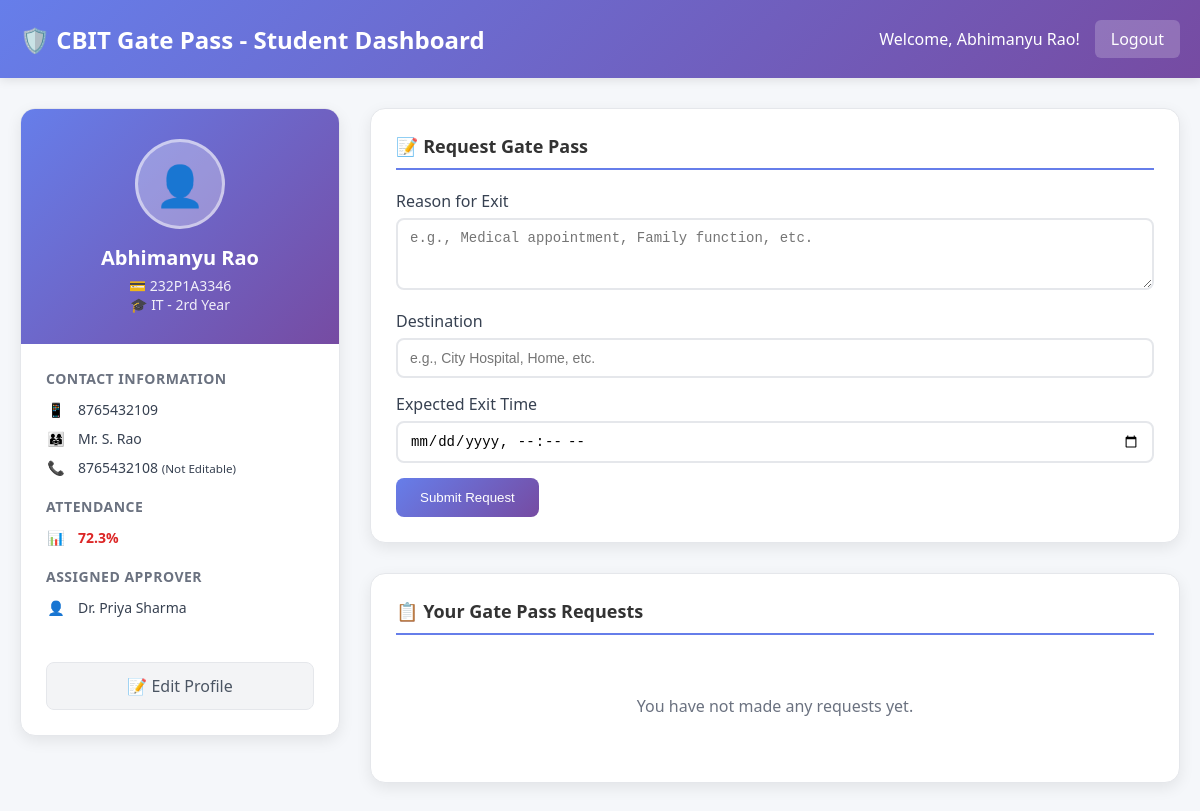
The page /student/dashboard (signed in) on the database its author committed.
### tables this page shows
CREATE TABLE users (
            id INTEGER PRIMARY KEY AUTOINCREMENT,
            email TEXT UNIQUE NOT NULL,
            password TEXT NOT NULL,
            role TEXT NOT NULL,
            name TEXT,
            roll_number TEXT,
            branch TEXT,
            year INTEGER,
            student_phone TEXT,
            parent_name TEXT,
            parent_phone TEXT,
            profile_image TEXT,
            assigned_range_start TEXT,
            assigned_range_end TEXT,
            created_at TIMESTAMP DEFAULT CURRENT_TIMESTAMP
        );

CREATE TABLE attendance (
            id INTEGER PRIMARY KEY AUTOINCREMENT,
            roll_number TEXT UNIQUE NOT NULL,
            percentage REAL NOT NULL,
            last_updated TIMESTAMP DEFAULT CURRENT_TIMESTAMP,
            uploaded_by TEXT
        );

### gate_pass_system/app.py (the view)
@app.route('/student/dashboard')
@login_required
@role_required('student')
def student_dashboard():
    try:
        conn = sqlite3.connect('gate_pass.db')
        conn.row_factory = sqlite3.Row
        c = conn.cursor()
        c.execute('''SELECT id, reason, destination, exit_time, status,
                            approver_remarks, created_at
                     FROM gate_passes WHERE student_email = ?
                     ORDER BY created_at DESC''', (session['user_email'],))
        requests = c.fetchall()
        c.execute('SELECT * FROM users WHERE email = ?', (session['user_email'],))
        student_data = c.fetchone()
        if not student_data:
            flash("Could not find student profile.", "error")
            return redirect(url_for('logout'))
        student_roll = student_data['roll_number']
        c.execute('SELECT percentage FROM attendance WHERE roll_number = ?', (student_roll,))
        attendance_data = c.fetchone()
        c.execute('''SELECT name FROM users WHERE role = 'approver'
                     AND ? BETWEEN assigned_range_start AND assigned_range_end''', (student_roll,))
        approver_data = c.fetchone()
        profile_data = {
            'name': student_data['name'],
            'roll_number': student_data['roll_number'],
            'branch': student_data['branch'],
            'year': student_data['year'],
            'student_phone': student_data['student_phone'],
            'parent_name': student_data['parent_name'],
            'parent_phone': student_data['parent_phone'],
            'image_file': student_data['profile_image'],
            'attendance': attendance_data['percentage'] if attendance_data else 0,
            'approver': approver_data['name'] if approver_data else 'Not Assigned'
        }
        conn.close()
        return render_template('student_dashboard.html', requests=requests, profile=profile_data)
    except Exception as e:
        logger.error(f'Student dashboard error: {e}')
        flash("An error occurred while loading the dashboard.", "error")
        return render_template('student_dashboard.html', requests=[], profile=None)

### gate_pass_system/app.py (called while the page is built)
def login_required(f):
    @wraps(f)
    def decorated_function(*args, **kwargs):
        if 'user_id' not in session:
            return redirect(url_for('login'))
        return f(*args, **kwargs)
    return decorated_function

def role_required(role):
    def decorator(f):
        @wraps(f)
        def decorated_function(*args, **kwargs):
            if 'user_role' not in session or session['user_role'] != role:
                flash('Access denied. Insufficient permissions.', 'error')
                return redirect(url_for('login'))
            return f(*args, **kwargs)
        return decorated_function
    return decorator

@app.template_global()
def get_user_name():
    return session.get('user_name', '')

### gate_pass_system/templates/student_dashboard.html (shortened to what this page needs)
<!DOCTYPE html>
<html lang="en">
<head>
</head>
<body>
    <div class="header">
        <div class="header-content">
            <h1>🛡️ CBIT Gate Pass - Student Dashboard</h1>
            <div class="user-info">
                <span>Welcome, {{ get_user_name() }}!</span>
                <a href="{{ url_for('logout') }}" class="logout-btn">Logout</a>
            </div>
        </div>
    </div>
    <div class="main-content">
        <div class="dashboard-grid">
            <div class="left-column">
                {% if profile %}
                <div class="profile-card">
                    <div class="profile-header">
                        <div class="profile-picture">
                        </div>
                        <h2>{{ profile.name }}</h2>
                        <p>
                            <span class="icon">💳</span> {{ profile.roll_number }} <br>
                            <span class="icon">🎓</span> {{ profile.branch }} - {{ profile.year }}rd Year
                        </p>
                    </div>
                    <div class="profile-body">
                        <div class="profile-section">
                            <h4>Contact Information</h4>
                            <div class="info-item">
                                <span class="icon">📱</span>
                                <span>{{ profile.student_phone }}</span>
                            </div>
                            <div class="info-item">
                                <span class="icon">👨‍👩‍👧</span>
                                <span>{{ profile.parent_name }}</span>
                            </div>
                            <div class="info-item">
                                <span class="icon">📞</span>
                                <span>{{ profile.parent_phone }} <small>(Not Editable)</small></span>
                            </div>
                        </div>
                        <div class="profile-section">
                            <h4>Attendance</h4>
                            <div class="info-item">
                                <span class="icon">📊</span>
                                <span class="attendance-value {% if profile.attendance < 75 %}attendance-warning{% else %}attendance-good{% endif %}">
                                    {{ "%.1f"|format(profile.attendance) }}%
                                </span>
                            </div>
                        </div>
                        <div class="profile-section">
                            <h4>Assigned Approver</h4>
                            <div class="info-item">
                                <span class="icon">👤</span>
                                <span>{{ profile.approver }}</span>
                            </div>
                        </div>
                    </div>
                    <div class="profile-footer">
                        <a href="#" class="edit-btn">📝 Edit Profile</a>
                    </div>
                </div>
                {% else %}
                <div class="card">
                    <p>Could not load profile information.</p>
                </div>
                {% endif %}
            </div>
            <div class="right-column">
                <div class="card">
                    <h3>📝 Request Gate Pass</h3>
                    <form method="POST" action="{{ url_for('submit_request') }}">
                        <div class="form-group">
                            <label for="reason">Reason for Exit</label>
                            <textarea id="reason" name="reason" rows="3" required placeholder="e.g., Medical appointment, Family function, etc."></textarea>
                        </div>
                        <div class="form-group">
                            <label for="destination">Destination</label>
                            <input type="text" id="destination" name="destination" required placeholder="e.g., City Hospital, Home, etc.">
                        </div>
                        <div class="form-group">
                            <label for="exit_time">Expected Exit Time</label>
                            <input type="datetime-local" id="exit_time" name="exit_time" required>
                        </div>
                        <button type="submit" class="btn">Submit Request</button>
                    </form>
                </div>
                <div class="card">
                    <h3>📋 Your Gate Pass Requests</h3>
                    {% if requests %}
                        <div style="overflow-x: auto;">
                            <table class="requests-table">
                                <thead>
                                    <tr>
                                        <th>Reason</th>
                                        <th>Destination</th>
                                        <th>Exit Time</th>
                                        <th>Status</th>
                                        <th>Remarks</th>
                                        <th>Submitted</th>
                                    </tr>
                                </thead>
                                <tbody>
                                    {% for request in requests %}
                                    <tr>
                                        <td>{{ request[1] }}</td>
                                        <td>{{ request[2] }}</td>
                                        <td>{{ request[3] }}</td>
                                        <td><span class="status status-{{ request[4] }}">{{ request[4] }}</span></td>
                                        <td>{{ request[5] or '-' }}</td>
                                        <td>{{ request[6] }}</td>
                                    </tr>
                                    {% endfor %}
                                </tbody>
                            </table>
                        </div>
                    {% else %}
                        <div style="text-align: center; color: #6b7280; padding: 40px 20px;">
                            <p>You have not made any requests yet.</p>
                        </div>
                    {% endif %}
                </div>
            </div>
        </div>
    </div>
</body>
</html>

### gate_pass_system/templates/student_dashboard.html (style rules this page uses)
* { margin: 0; padding: 0; box-sizing: border-box; }
body { font-family: 'Segoe UI', Tahoma, Geneva, Verdana, sans-serif; background: #f5f7fa; min-height: 100vh; color: #374151; }
.header { background: linear-gradient(135deg, #667eea 0%, #764ba2 100%); color: white; padding: 20px 0; box-shadow: 0 2px 10px rgba(0, 0, 0, 0.1); }
.header-content { max-width: 1400px; margin: 0 auto; padding: 0 20px; display: flex; justify-content: space-between; align-items: center; }
.header h1 { font-size: 24px; }
.user-info { display: flex; align-items: center; gap: 15px; }
.logout-btn { padding: 8px 16px; background: rgba(255, 255, 255, 0.2); color: white; text-decoration: none; border-radius: 6px; transition: background 0.3s; }
.main-content { max-width: 1400px; margin: 30px auto; padding: 0 20px; }
.dashboard-grid { display: grid; grid-template-columns: 320px 1fr; gap: 30px; }
.card { background: white; border-radius: 15px; padding: 25px; box-shadow: 0 5px 15px rgba(0, 0, 0, 0.08); border: 1px solid #e5e7eb; }
.right-column .card { margin-bottom: 30px; }
.card h3 { color: #333; margin-bottom: 20px; font-size: 18px; border-bottom: 2px solid #667eea; padding-bottom: 10px; }
.profile-card { background: white; border-radius: 15px; box-shadow: 0 5px 15px rgba(0, 0, 0, 0.08); border: 1px solid #e5e7eb; overflow: hidden; }
.profile-header { background: linear-gradient(135deg, #667eea 0%, #764ba2 100%); color: white; padding: 30px 20px; text-align: center; }
.profile-picture { width: 90px; height: 90px; border-radius: 50%; background: rgba(255, 255, 255, 0.3); margin: 0 auto 15px; display: flex; align-items: center; justify-content: center; font-size: 40px; color: #f0f0f0; border: 3px solid rgba(255, 255, 255, 0.5); }
.profile-header h2 { margin-bottom: 5px; font-size: 20px; }
.profile-header p { font-size: 14px; opacity: 0.9; }
.profile-body { padding: 25px; }
.profile-section { margin-bottom: 20px; }
.profile-section h4 { font-size: 14px; color: #6b7280; margin-bottom: 12px; text-transform: uppercase; letter-spacing: 0.5px; }
.info-item { display: flex; align-items: center; gap: 12px; margin-bottom: 10px; font-size: 14px; }
.info-item .icon { width: 20px; text-align: center; color: #667eea; }
.attendance-value { font-weight: bold; }
.attendance-warning { color: #dc2626; }
.profile-footer { padding: 0 25px 25px 25px; }
.edit-btn { width: 100%; padding: 12px; background: #f3f4f6; color: #4b5563; border: 1px solid #e5e7eb; border-radius: 8px; cursor: pointer; font-weight: 500; transition: all 0.2s; text-align: center; text-decoration: none; display: block; }
.form-group { margin-bottom: 15px; }
.form-group label { display: block; margin-bottom: 6px; font-weight: 500; }
.form-group input, .form-group textarea { width: 100%; padding: 10px 12px; border: 2px solid #e5e7eb; border-radius: 8px; font-size: 14px; transition: border-color 0.3s; }
.btn { padding: 12px 24px; background: linear-gradient(135deg, #667eea 0%, #764ba2 100%); color: white; border: none; border-radius: 8px; cursor: pointer; font-weight: 500; transition: transform 0.2s; }

### rows shown on the page
users: name "Abhimanyu Rao", roll_number "232P1A3346", branch "IT", student_phone "8765432109", parent_name "Mr. S. Rao", parent_phone "8765432108"
attendance: attendance "72.3"
users: approver "Dr. Priya Sharma"

### other values the page prints
{{ profile.year }} "2"
